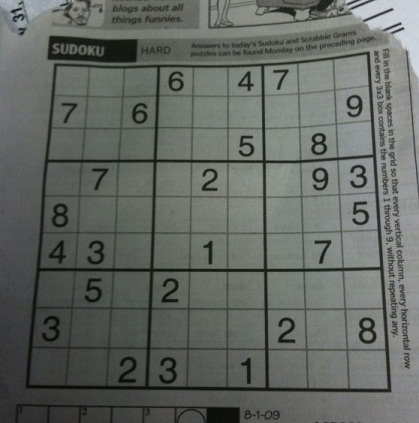
#> input picture sudoku-original.jpg, 419 x 423 px
$ python Contour.py
#> lines starting #> are read from the running program, lines starting #| are printed output that depends on the picture; after the words box and inside, x2 and y2 are one past the last pixel; in counts of white or black regions, pixels touching at a corner belong together
import cv2
import numpy as np

img = cv2.imread('sudoku-original.jpg')
#> img is the input picture: shape (423, 419, 3); mean B, G, R 98.9, 103.6, 99.4
img_gray = cv2.imread('sudoku-original.jpg',cv2.IMREAD_GRAYSCALE)
#> img_gray: shape (423, 419); min 5, max 218, mean 101.9

img_denoised = cv2.GaussianBlur(img_gray, (11, 11), 0)

thresh = cv2.adaptiveThreshold(img_denoised, 255, cv2.ADAPTIVE_THRESH_MEAN_C,
                                cv2.THRESH_BINARY_INV, 5, 2)
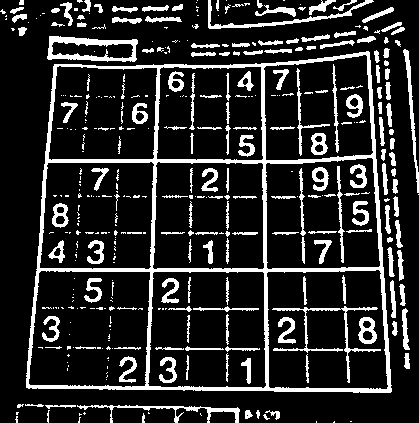
#> thresh: shape (423, 419); 16.5% white; 389 white regions (212 under 20 px), largest, box (x1, y1, x2, y2) and area: (26, 51, 392, 393) 10109, (47, 36, 138, 62) 1011, (272, 306, 381, 383) 771

kernel = np.ones((3,3),np.uint8)
thresh = cv2.dilate(thresh, kernel)
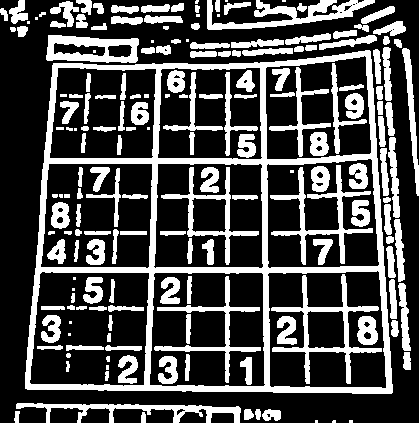
#> thresh: shape (423, 419); 30% white; 183 white regions (23 under 20 px), largest, box (x1, y1, x2, y2) and area: (25, 50, 393, 394) 15735, (271, 274, 382, 384) 1980, (207, 0, 375, 30) 1872


outerbox = thresh
maxb = -1
maxPt = None


h, w = np.shape(outerbox)
#> h = 423; w = 419
for y in range(h):
    row = outerbox[y]
    for x in range(w):
        if row[x] >= 128:
            area = cv2.floodFill(outerbox, None, (x, y), 64)[0]
            if area > maxb:
                maxPt = (x, y)
                maxb = area
#> after the loop, maxPt = (365, 50); maxb = 15735


cv2.floodFill(outerbox, None, maxPt, (255, 255, 255))
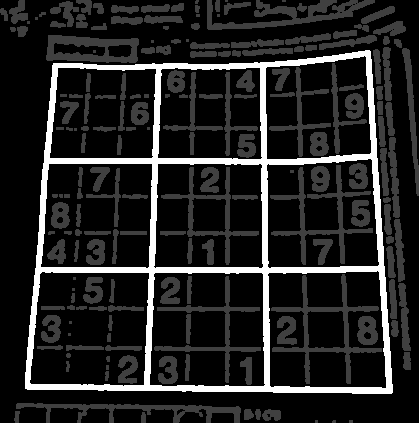
#> outerbox: shape (423, 419); min 0, max 255, mean 36.2
for y in range(h):
    row = outerbox[y]
    for x in range(w):
        if row[x] == 64 and x != maxPt[0] and y != maxPt[1]:
            cv2.floodFill(outerbox, None, (x, y), 0)
#> outerbox: shape (423, 419); 8.9% white; 1 white region, box (x1, y1, x2, y2) and area: (25, 50, 393, 394) 15735

kernel = np.ones((3,3), np.uint8)
outerbox = cv2.erode(outerbox, kernel)
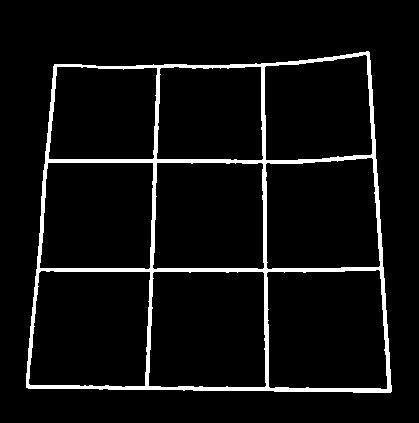
#> outerbox: shape (423, 419); 5.8% white; 1 white region, box (x1, y1, x2, y2) and area: (26, 51, 392, 393) 10267

lines = cv2.HoughLines(outerbox, 1, np.pi / 180, 200)
#> lines = 22 rows, first 8: [385, 1.59], [388, 1.57], [269, 1.57], [-362, 3.07], [-261, 3.12], [160, 0.0349], [61, 0.0873], [-366, 3.09]

def drawLine(line, img):
    h, w = np.shape(img)
    if line[0][1] != 0:
        m = -1 / np.tan(line[0][1])
        c = line[0][0] / np.sin(line[0][1])
        cv2.line(img, (0, int(c)), (w, int(m * w + c)), 255)
    else:
        cv2.line(img, (int(line[0][0]), 0), (int(line[0][0]), h), 255)
    return img
drL = np.copy(outerbox)
for i in range(len(lines)):
    drimp = drawLine(lines[i], drL)
#> this loop made 22 passes
#> (m in drawLine, c in drawLine) on passes 1, 2, 3, 4, 5, 6, 7, 8, 9, 11, 12, 13: (0.0175, 385.1), (4.37e-08, 388), (4.37e-08, 269), (14.3, -5189.5), (57.29, -14954.9), (-28.64, 4584.6), (-11.43, 699.9), (19.08, -6993.3), (4.37e-08, 160), (-0.0175, 273), (0.0175, 158), (-19.08, 3133.6)
def mergeRelatedLines(lines, img):
    h, w = np.shape(img)
#> h = 423; w = 419
    for current in lines:
        if current[0][0] is None and current[0][1] is None:
            continue
        p1 = current[0][0]
        theta1 = current[0][1]
        pt1current = [None, None]
        pt2current = [None, None]

        if theta1 > np.pi * 45 / 180 and theta1 < np.pi * 135 / 180:
            pt1current[0] = 0
            pt1current[1] = p1 / np.sin(theta1)
            pt2current[0] = w
            pt2current[1] = -pt2current[0] / np.tan(theta1) + p1 / np.sin(theta1)

        else:
            pt1current[1] = 0
            pt1current[0] = p1 / np.cos(theta1)
            pt2current[1] = h
            pt2current[0] = -pt2current[1] * np.tan(theta1) + p1 / np.cos(theta1)

        for pos in lines:
            if pos[0].all() == current[0].all():
                continue
            if abs(pos[0][0] - current[0][0]) < 20 and  (pos[0][1] - current[0][1]) < np.pi * 10 / 180:
                p = pos[0][0]
                theta = pos[0][1]
                pt1 = [None, None]
                pt2 = [None, None]

                if theta > np.pi * 45 / 180 and theta < np.pi * 135 / 180:
                    pt1[0] = 0
                    pt1[1] = p / np.sin(theta)
                    pt2[0] = w
                    pt2[1] = -pt2[0] / np.tan(theta) + p / np.sin(theta)

                else:
                    pt1[1] = 0
                    pt1[0] = p / np.cos(theta)
                    pt2[1] = h
                    pt2[0] = -pt2[1] * np.tan(theta) + p / np.cos(theta)

                if (pt1[0] - pt1current[0])**2 + (pt1[1] - pt1current[1])**2 < 64**2 and (pt2[0] - pt2current[0])**2 + (pt2[1] - pt2current[1])**2 < 64**2:
                    current[0][0] = (current[0][0] + pos[0][0]) / 2
                    current[0][1] = (current[0][1] + pos[0][1]) / 2
                    pos[0][0] = None
                    pos[0][1] = None
#> this loop made 22 passes
#> (p1, theta1) on passes 1 to 12: (385, 1.59), (388, 1.57), (269, 1.57), (-362, 3.07), (-261, 3.12), (160, 0.0349), (61, 0.0873), (-366, 3.09), (160, 1.57), (264, 0), (273, 1.55), (158, 1.59)
#> after the loop, pos = [[72, 1.54]]

    return lines


lines = mergeRelatedLines(lines, outerbox)

topedge = [[1000, 1000]]
bottomedge = [[-1000, -1000]]
leftedge = [[1000, 1000]]
leftxintercept = 100000
rightedge = [[-1000, -1000]]
rightxintercept = 0
for i in range(len(lines)):
    current = lines[i][0]
    p = current[0]
    theta = current[1]
    xIntercept = p / np.cos(theta)
    if theta > np.pi * 80 / 180 and theta < np.pi * 100 / 180:
        if p < topedge[0][0]:
            topedge[0] = current[:]
        if p > bottomedge[0][0]:
            bottomedge[0] = current[:]


    if theta < np.pi * 10 / 180 or theta > np.pi * 170 / 180:
        if xIntercept > rightxintercept:
            rightedge[0] = current[:]
            rightxintercept = xIntercept
        elif xIntercept <= leftxintercept:
            leftedge[0] = current[:]
            leftxintercept = xIntercept
#> this loop made 22 passes
#> (p, theta, xIntercept, leftxintercept) on passes 5, 6, 7, 19: (-261, 3.12, 261, 261), (160, 0.0349, 160.1, 160.1), (61, 0.0873, 61.23, 61.23), (56, 0.0698, 56.14, 56.14)
#> (p, theta, xIntercept, rightxintercept) on passes 4, 8: (-362, 3.07, 362.9, 362.9), (-366, 3.09, 366.5, 366.5)
#> after the loop, bottomedge = [[388, 1.57]]; leftedge = [[56, 0.0698]]; leftxintercept = 56.14; rightedge = [[-366, 3.09]]; rightxintercept = 366.5; topedge = [[66, 1.57]]


drL= np.copy(outerbox)

drL = drawLine(leftedge, drL)
#> in drawLine (call 23), `cv2.line(img, (0, int(c)), (w, int(m * w + c)), 255)`: img: shape (423, 419); 5.9% white; 1 white region, box (x1, y1, x2, y2) and area: (26, 0, 392, 423) 10462
drL = drawLine(rightedge, drL)
#> in drawLine (call 24), `cv2.line(img, (0, int(c)), (w, int(m * w + c)), 255)`: img: shape (423, 419); 6% white; 1 white region, box (x1, y1, x2, y2) and area: (26, 0, 392, 423) 10548
drL = drawLine(topedge, drL)
#> in drawLine (call 25), `m = -1 / np.tan(line[0][1])`: m = 4.37e-08
#> in drawLine (call 25), `c = line[0][0] / np.sin(line[0][1])`: c = 66
#> in drawLine (call 25), `cv2.line(img, (0, int(c)), (w, int(m * w + c)), 255)`:
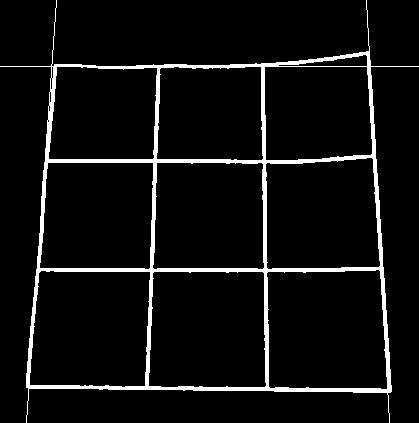
#> img: shape (423, 419); 6.1% white; 1 white region, box (x1, y1, x2, y2) and area: (0, 0, 419, 423) 10749
drL = drawLine(bottomedge, drL)
#> in drawLine (call 26), `cv2.line(img, (0, int(c)), (w, int(m * w + c)), 255)`: img: shape (423, 419); 6.1% white; 1 white region, box (x1, y1, x2, y2) and area: (0, 0, 419, 423) 10810

leftedge = leftedge[0]
#> leftedge = [56, 0.0698]
rightedge = rightedge[0]
#> rightedge = [-366, 3.09]
bottomedge = bottomedge[0]
#> bottomedge = [388, 1.57]
topedge = topedge[0]
#> topedge = [66, 1.57]


left1 = [None, None]
left2 = [None, None]
right1 = [None, None]
right2 = [None, None]
top1 = [None, None]
top2 = [None, None]
bottom1 = [None, None]
bottom2 = [None, None]

if leftedge[1] != 0:
    left1[0] = 0
    left1[1] = leftedge[0] / np.sin(leftedge[1])
    left2[0] = w
    left2[1] = -left2[0] / np.tan(leftedge[1]) + left1[1]
else:
    left1[1] = 0
    left1[0] = leftedge[0] / np.cos(leftedge[1])
    left2[1] = h
    left2[0] = left1[0] - h * np.tan(leftedge[1])

if rightedge[1] != 0:
    right1[0] = 0
    right1[1] = rightedge[0] / np.sin(rightedge[1])
    right2[0] = w
    right2[1] = -right2[0] / np.tan(rightedge[1]) + right1[1]
else:
    right1[1] = 0
    right1[0] = rightedge[0] / np.cos(rightedge[1])
    right2[1] = h
    right2[0] = right1[0] - h * np.tan(rightedge[1])

bottom1[0] = 0
bottom1[1] = bottomedge[0] / np.sin(bottomedge[1])

bottom2[0] = w
bottom2[1] = -bottom2[0] / np.tan(bottomedge[1]) + bottom1[1]

top1[0] = 0
top1[1] = topedge[0] / np.sin(topedge[1])
top2[0] = w
top2[1] = -top2[0] / np.tan(topedge[1]) + top1[1]


leftA = left2[1] - left1[1]
#> leftA = -5992
leftB = left1[0] - left2[0]
#> leftB = -419
leftC = leftA * left1[0] + leftB * left1[1]
#> leftC = -336370.2

rightA = right2[1] - right1[1]
#> rightA = 7995
rightB = right1[0] - right2[0]
#> rightB = -419
rightC = rightA * right1[0] + rightB * right1[1]
#> rightC = 2930178.9

topA = top2[1] - top1[1]
#> topA = 1.83e-05
topB = top1[0] - top2[0]
#> topB = -419
topC = topA * top1[0] + topB * top1[1]
#> topC = -27654

bottomA = bottom2[1] - bottom1[1]
#> bottomA = 1.83e-05
bottomB = bottom1[0] - bottom2[0]
#> bottomB = -419
bottomC = bottomA * bottom1[0] + bottomB * bottom1[1]
#> bottomC = -162572


detTopLeft = leftA * topB - leftB * topA
#> detTopLeft = 2510639.5

ptTopLeft = ((topB * leftC - leftB * topC) / detTopLeft, (leftA * topC - topA * leftC) / detTopLeft)
#> ptTopLeft = (51.52, 66)


detTopRight = rightA * topB - rightB * topA
#> detTopRight = -3349897.7

ptTopRight = ((topB * rightC - rightB * topC) / detTopRight, (rightA * topC - topA * rightC) / detTopRight)
#> ptTopRight = (370, 66)


detBottomRight = rightA * bottomB - rightB * bottomA
#> detBottomRight = -3349897.7

ptBottomRight = ((bottomB * rightC - rightB * bottomC) / detBottomRight, (rightA * bottomC - bottomA * rightC) / detBottomRight)
#> ptBottomRight = (386.8, 388)


detBottomLeft = leftA * bottomB - leftB * bottomA
#> detBottomLeft = 2510639.5

ptBottomLeft = ((bottomB * leftC - leftB * bottomC) / detBottomLeft,
                               (leftA * bottomC - bottomA * leftC) / detBottomLeft)
#> ptBottomLeft = (29.01, 388)


cv2.circle(drL, (int(ptTopLeft[0]), int(ptTopLeft[1])), 5, 0, -1)
#> drL: shape (423, 419); 6.1% white; 3 white regions, box (x1, y1, x2, y2) and area: (0, 0, 419, 423) 10667, (52, 0, 57, 62) 62, (0, 66, 46, 67) 46
cv2.circle(drL, (int(ptTopRight[0]), int(ptTopRight[1])), 5, 0, -1)
#> drL: shape (423, 419); 6.1% white; 4 white regions, box (x1, y1, x2, y2) and area: (0, 0, 419, 423) 10578, (52, 0, 57, 62) 62, (0, 66, 46, 67) 46, (375, 66, 419, 67) 44
cv2.circle(drL, (int(ptBottomLeft[0]), int(ptBottomLeft[1])), 5, 0, -1)
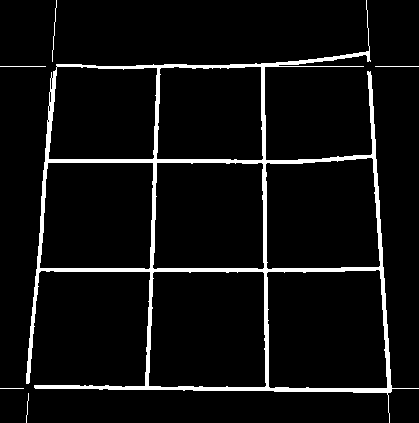
#> drL: shape (423, 419); 6% white; 6 white regions, box (x1, y1, x2, y2) and area: (26, 0, 419, 423) 10480, (52, 0, 57, 62) 62, (0, 66, 46, 67) 46, (375, 66, 419, 67) 44, (26, 393, 29, 423) 30, (0, 388, 24, 389) 24
cv2.circle(drL, (int(ptBottomRight[0]), int(ptBottomRight[1])), 5, 0, -1)
#> drL: shape (423, 419); 6% white; 7 white regions, largest, box (x1, y1, x2, y2) and area: (26, 0, 419, 393) 10390, (52, 0, 57, 62) 62, (0, 66, 46, 67) 46


leftedgelensq = (ptBottomLeft[0] - ptTopLeft[0])**2 + (ptBottomLeft[1] - ptTopLeft[1])**2
#> leftedgelensq = 104191
rightedgelensq = (ptBottomRight[0] - ptTopRight[0])**2 + (ptBottomRight[1] - ptTopRight[1])**2
#> rightedgelensq = 103968.8
topedgelensq = (ptTopRight[0] - ptTopLeft[0])**2 + (ptTopLeft[1] - ptTopRight[1])**2
#> topedgelensq = 101403.8
bottomedgelensq = (ptBottomRight[0] - ptBottomLeft[0])**2 + (ptBottomLeft[1] - ptBottomRight[1])**2
#> bottomedgelensq = 128043.3
maxlength = int(max(leftedgelensq, rightedgelensq, bottomedgelensq, topedgelensq)**0.5)
#> maxlength = 357


src = [(0, 0)] * 4
dst = [(0, 0)] * 4
src[0] = ptTopLeft[:]
dst[0] = (0, 0)
src[1] = ptTopRight[:]
dst[1] = (maxlength - 1, 0)
src[2] = ptBottomRight[:]
dst[2] = (maxlength - 1, maxlength - 1)
src[3] = ptBottomLeft[:]
dst[3] = (0, maxlength - 1)
src = np.array(src).astype(np.float32)
#> src = [[51.52, 66], [370, 66], [386.8, 388], [29.01, 388]]
dst = np.array(dst).astype(np.float32)
#> dst = [[0, 0], [356, 0], [356, 356], [0, 356]]

extracted= cv2.warpPerspective(np.copy(img_gray), cv2.getPerspectiveTransform(src, dst), (maxlength, maxlength))

extracted =  cv2.GaussianBlur(extracted,(11,11),0)
thrh = cv2.adaptiveThreshold(extracted,255,cv2.ADAPTIVE_THRESH_GAUSSIAN_C,
                                cv2.THRESH_BINARY_INV,11,2)
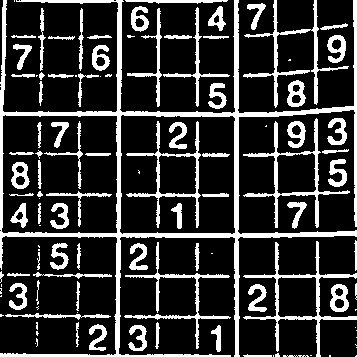
#> thrh: shape (357, 357); 20.5% white; 111 white regions (35 under 20 px), largest, box (x1, y1, x2, y2) and area: (0, 0, 357, 357) 8955, (243, 241, 357, 357) 1424, (243, 118, 350, 228) 1241

cv2.imshow('result',thrh )
cv2.imwrite('output.jpg', thrh)

cv2.waitKey(0)
